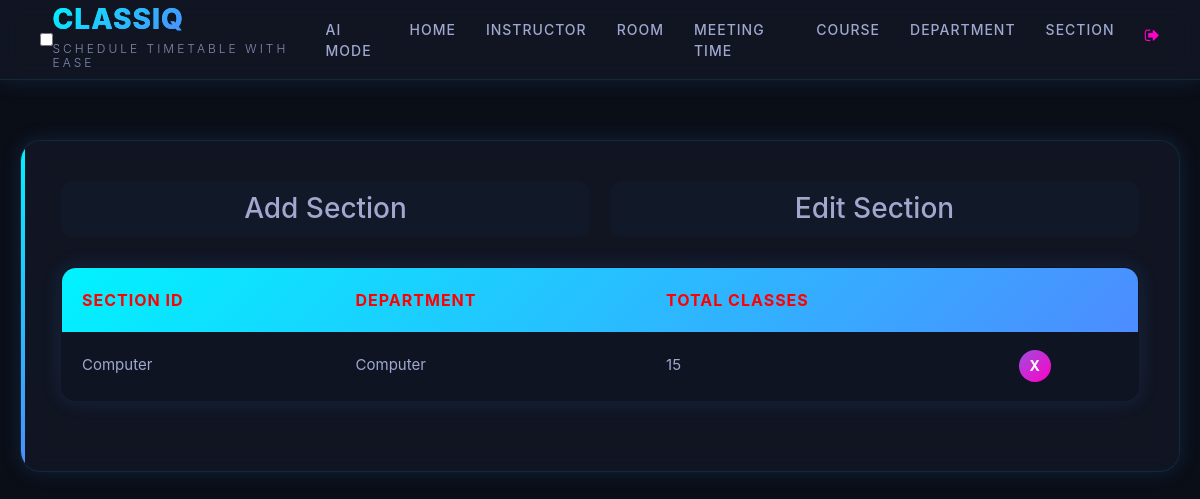
The page /sectionEdit/ (signed in) on the database its author committed.
### SchedulerApp/models.py (models this page shows, shortened)
class Section(models.Model):
    section_id = models.CharField(max_length=25, primary_key=True)
    department = models.ForeignKey(Department, on_delete=models.CASCADE)
    num_class_in_week = models.IntegerField(default=0)
    course = models.ForeignKey(Course,
                               on_delete=models.CASCADE,
                               blank=True,
                               null=True)
    meeting_time = models.ForeignKey(MeetingTime,
                                     on_delete=models.CASCADE,
                                     blank=True,
                                     null=True)
    room = models.ForeignKey(Room,
                             on_delete=models.CASCADE,
                             blank=True,
                             null=True)
    instructor = models.ForeignKey(Instructor,
                                   on_delete=models.CASCADE,
                                   blank=True,
                                   null=True)

class Department(models.Model):
    dept_name = models.CharField(max_length=50)
    courses = models.ManyToManyField(Course)
    def __str__(self):
        return self.dept_name

### SchedulerApp/views.py (the view)
# urls.py: path('sectionEdit/', sectionEdit, name='sectionEdit'),
@login_required
def sectionEdit(request):
    context = {'sections': Section.objects.all()}
    return render(request, 'sectionEdit.html', context)

### SchedulerApp/templatetags/index.py (called while the page is built)
    def render(self, context):
        path = context['request'].path
        for p in self.patterns:
            pValue = template.Variable(p).resolve(context)
            if path == pValue:
                return 'active'
        return ''

### templates/sectionEdit.html (shortened to what this page needs)
{% extends 'base.html' %}
{% block content %}
{% load static %}
<fieldset class="fieldset">
  <div class="tablink">
    <a href="{% url 'sectionAdd'%}">
      <h1 onclick="openPage('new')" id="defaultOpen">Add Section</h1>
    </a>
    <h1 onclick="openPage('edit')" id="link_to_edit">Edit Section</h1>
  </div>
  <div class="tabcontent" id="edit">
    <table class="editTable">
      <thead>
        <tr class="table-headers">
          <th>Section Id</th>
          <th>Department</th>
          <th>Total Classes</th>
          <th class="empty"></th>
        </tr>
      </thead>
      <tbody>
        {% for sec in sections %}
        <tr>
          <td>{{sec.section_id}}</td>
          <td>{{sec.department}}</td>
          <td>{{sec.num_class_in_week }}</td>
          <td class="empty">
            <form action="{% url 'deletesection' sec.section_id %}" method="post">
              <input type="submit" value="X" class="cross">
            </form>
          </td>
        </tr>
        {% endfor %}
      </tbody>
    </table>
  </div>
</fieldset>
{% endblock %}

### static/CSS/style.css (style rules this page uses)
:root { --bg-primary: #0a0e17; --bg-secondary: #111827; --bg-glass: rgba(20, 25, 40, 0.7); --bg-card: rgba(16, 21, 36, 0.9); --border-glow: rgba(0, 231, 255, 0.1); --neon-cyan: #00f3ff; --neon-blue: #4d8cff; --neon-purple: #9d4edd; --neon-green: #00ff9d; --neon-pink: #ff00c8; --text-primary: #e0e0ff; --text-secondary: #a0a8d0; --text-muted: #8a8fb5; --shadow-glow: 0 0 20px rgba(77, 140, 255, 0.15); --shadow-intense: 0 10px 30px rgba(0, 243, 255, 0.1); --glass-blur: blur(10px); --gradient-primary: linear-gradient(135deg, var(--neon-cyan) 0%, var(--neon-blue) 100%); --gradient-secondary: linear-gradient(135deg, var(--neon-purple) 0%, var(--neon-pink) 100%); --font-primary: 'Inter', 'Segoe UI', sans-serif; --font-tech: 'SF Mono', 'Courier New', monospace; }
html, body { margin: 0; padding: 0; width: 100vw; min-height: 100%; background: var(--bg-primary); color: var(--text-primary); font-family: var(--font-primary); font-size: 62.5%; scroll-behavior: smooth; overflow-x: hidden; }
body::before { content: ''; position: fixed; top: 0; left: 0; width: 100%; height: 100%; background: radial-gradient(circle at 20% 50%, rgba(77, 140, 255, 0.05) 0%, transparent 50%), radial-gradient(circle at 80% 20%, rgba(157, 78, 221, 0.03) 0%, transparent 50%), radial-gradient(circle at 40% 80%, rgba(0, 243, 255, 0.02) 0%, transparent 50%); z-index: -1; pointer-events: none; }
body::after { content: ''; position: fixed; top: 0; left: 0; width: 100%; height: 100%; background-image: linear-gradient(90deg, transparent 49%, var(--neon-cyan) 50%, transparent 51%), linear-gradient(0deg, transparent 49%, var(--neon-blue) 50%, transparent 51%); background-size: 50px 50px; opacity: 0.02; z-index: -1; pointer-events: none; }
fieldset { background: var(--bg-glass); backdrop-filter: var(--glass-blur); border: 1px solid var(--border-glow); border-radius: 20px; padding: 4rem; box-shadow: var(--shadow-glow); margin: 2rem 0; position: relative; overflow: hidden; }
fieldset::before { content: ''; position: absolute; top: 0; left: 0; width: 4px; height: 100%; background: var(--gradient-primary); }
.tablink { display: grid; grid-template-columns: 1fr 1fr; gap: 2rem; margin-bottom: 3rem; }
.tablink h1 { font-size: 2.8rem; color: var(--text-secondary); padding: 1rem 2rem; margin: 0; cursor: pointer; text-align: center; border-radius: 12px; transition: all 0.3s ease; position: relative; overflow: hidden; background: var(--bg-secondary); border: 1px solid transparent; }
.tablink a { text-decoration: none; }
.editTable, .timetable { width: 100%; background: var(--bg-card); border-collapse: collapse; border-radius: 15px; overflow: hidden; box-shadow: var(--shadow-glow); margin: 3rem 0; border: 1px solid var(--border-glow); }
.editTable thead tr, .timetable thead tr { background: var(--gradient-primary); }
.editTable th, .timetable th { padding: 2rem; text-align: left; color: #ff0000; font-size: 1.6rem; font-weight: 700; text-transform: uppercase; letter-spacing: 1px; border: none; }
.editTable td, .timetable td { padding: 1.8rem 2rem; font-size: 1.5rem; color: var(--text-secondary); border-bottom: 1px solid rgba(255, 255, 255, 0.05); transition: all 0.2s ease; }
.cross { background: var(--gradient-secondary); color: white; border: none; width: 32px; height: 32px; border-radius: 50%; cursor: pointer; font-size: 1.4rem; font-weight: 700; transition: all 0.3s ease; display: flex; align-items: center; justify-content: center; }

### rows shown on the page
Section: section_id "Computer", department "Computer", num_class_in_week "15"
